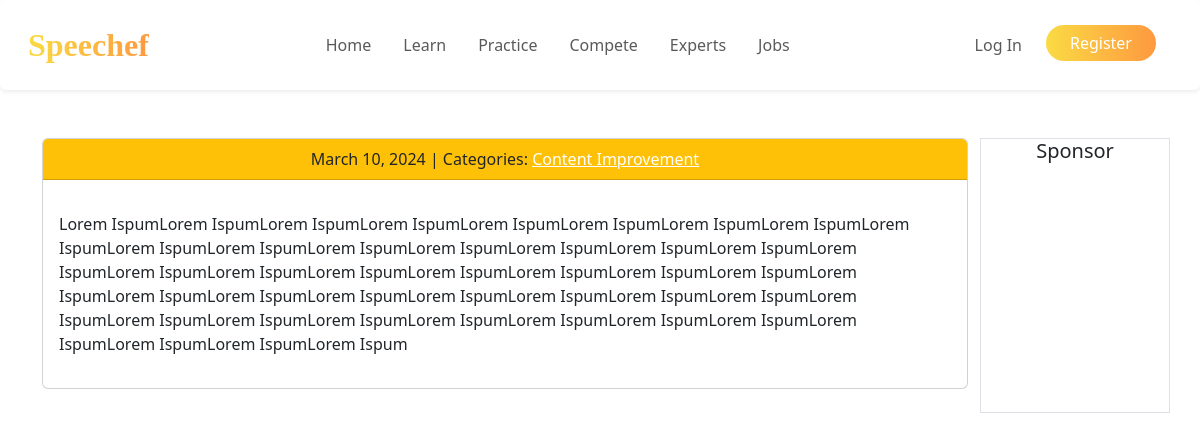
The page /learn/post/5/ on the database its author committed.
### learn/models.py (models this page shows, shortened)
class Post(models.Model):
    title = models.CharField(max_length=255)
    body = models.TextField()
    created_on = models.DateTimeField(auto_now_add=True)
    last_modified = models.DateTimeField(auto_now=True)
    categories = models.ManyToManyField("Category", related_name="posts")

class Category(models.Model):
    name = models.CharField(max_length=30)
    class Meta:
        verbose_name_plural = "Categories"

### learn/views.py (the view)
# urls.py: path("post/<int:pk>/", views.learn_detail, name="learn_detail"),
def learn_detail(request, pk):
    post = Post.objects.get(pk=pk)
    comments = Comment.objects.filter(post=post)
    context = {
        "post": post,
        "comments": comments,
    }
    return render(request, "learn/detail.html", context)

### learn/templates/learn/detail.html (shortened to what this page needs)
{% extends "base.html" %}
      {% block page_content %}
      <div class="container">
        <div class="row justify-content-center">
          <div class="col-md-10">
      <div class="card mb-4">
        <div class="card-header bg-warning text-center">
          {{ post.created_on.date }} | Categories:
          {% for category in post.categories.all %}
            <a href="{% url 'learn_category' category.name %}" class="text-white">{{ category.name }}</a>
          {% endfor %}
        </div>
        <div class="card-body">
          <p class="card-text">{{ post.body | linebreaks }}</p>
        </div>
      </div>
    </div>
    <div class="col-md-2 border text-center" >
        <h5>Sponsor</h5>
    </div>
  </div>
</div>
{% endblock page_content %}

### rows shown on the page
Post: created_on "March 10, 2024", body "Lorem IspumLorem IspumLorem IspumLorem IspumLorem IspumLorem IspumLorem IspumLorem IspumLorem IspumLorem IspumLorem IspumLorem IspumLorem IspumLorem IspumLorem IspumLorem IspumLorem IspumLorem IspumLorem IspumLorem IspumLorem IspumLorem IspumLorem IspumLorem IspumLorem IspumLorem IspumLorem IspumLorem IspumLorem IspumLorem IspumLorem IspumLorem IspumLorem IspumLorem IspumLorem IspumLorem IspumLorem IspumLorem IspumLorem IspumLorem IspumLorem IspumLorem IspumLorem IspumLorem Ispum"
Category: name "Content Improvement"
